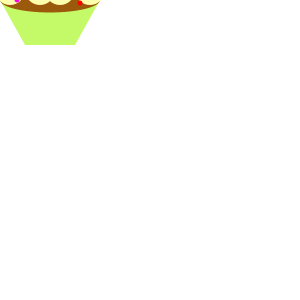
Frame 1 (no input)
Frame 60 (the mouse pressed at the canvas centre just before this capture): identical to frame 1, image omitted
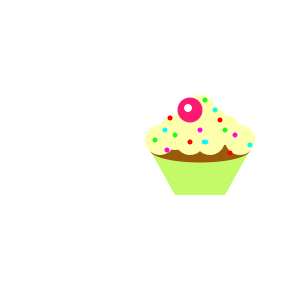
Frame 120 (the mouse held since frame 60 and released just before this capture)

The Processing sketch that drew these frames (run headless with seeded random() and noise(); from frame 60 on, the mouse is pressed at the canvas centre):

// Processing sketch: processing_95902
// ── processing_95902.pde

/*
SEMINARIO 2 - VARIABLES
Alejandra Martí Jover
Grupo 03
2n GEDI - Ingeniería en diseño industrial
*/
int x;
int y;
/*Empezaremos indicando la medida del dibujo, 
el color que queremos para el fondo, las lineas
y el relleno de los dibujos, también indicaremos 
los valores constantes.
*/
void setup(){
  size(300,300);
  background(255);
}
/*Seguimos haciendo el dibujo deseado utilizando las 
diferente herramientas, en este caso usaremos el rect,
ellipse. Los componentes hay que ponerlos en función de mouseX
y mouseY para que el dibujo se mueva con el ratón.
*/
void draw(){
  background(255);
//Perfil de la base del cupcake. Lo he hecho a traves de vértices. 
  fill(196,250,103);
  noStroke();
  beginShape();
  vertex(mouseX,mouseY);
  vertex(mouseX+25,mouseY+45);
  vertex(mouseX+75,mouseY+45);
  vertex(mouseX+100,mouseY);
  vertex(mouseX,mouseY);
  endShape();
//color y forma de la magdalena del cupcake.Elipse.
  fill(155,90,11);
  ellipse(mouseX+50,mouseY,100,25);
//color y superficie del cupcake.Círculos.
  fill(253,255,173);
  ellipse(mouseX+10,mouseY-10,30,30);
  ellipse(mouseX+25,mouseY-20,30,30);
  ellipse(mouseX+25,mouseY-15,30,30);
  ellipse(mouseX+40,mouseY-30,30,30);
  ellipse(mouseX+90,mouseY-10,30,30);
  ellipse(mouseX+75,mouseY-20,30,30);
  ellipse(mouseX+60,mouseY-30,30,30);
  ellipse(mouseX+50,mouseY-40,30,30);
  ellipse(mouseX+50,mouseY-20,30,30);
  ellipse(mouseX+40,mouseY-10,30,30);
  ellipse(mouseX+60,mouseY-10,30,30);
//diferentes adornos del cupcake. Círculos.
  fill(252,25,113);
  ellipse(mouseX+40,mouseY-40,25,25);
  fill(255);
  ellipse(mouseX+38,mouseY-42,8,8);
//bolitas de color verde
  fill(28,252,25);
  ellipse(mouseX+5,mouseY-10,5,5);
  ellipse(mouseX+25,mouseY-15,5,5);
  ellipse(mouseX+75,mouseY-20,5,5);
  ellipse(mouseX+55,mouseY-50,5,5);
//bolitas de color azul
  fill(0,250,255);
  ellipse(mouseX+15,mouseY-20,5,5);
  ellipse(mouseX+65,mouseY-40,5,5);
  ellipse(mouseX+100,mouseY-5,5,5);
  ellipse(mouseX+55,mouseY-8,7,5);
//bolitas de color rosa
  fill(255,3,230);
  ellipse(mouseX+85,mouseY-15,5,5);
  ellipse(mouseX+50,mouseY-20,5,5);
  ellipse(mouseX+17,mouseY,5,5);
//bolitas de color rojo
  fill(255,0,0);
  ellipse(mouseX+80,mouseY+3,5,5);
  ellipse(mouseX+40,mouseY-8,5,5);
  ellipse(mouseX+70,mouseY-30,5,5);
  ellipse(mouseX+20,mouseY-32,5,5);
}  
